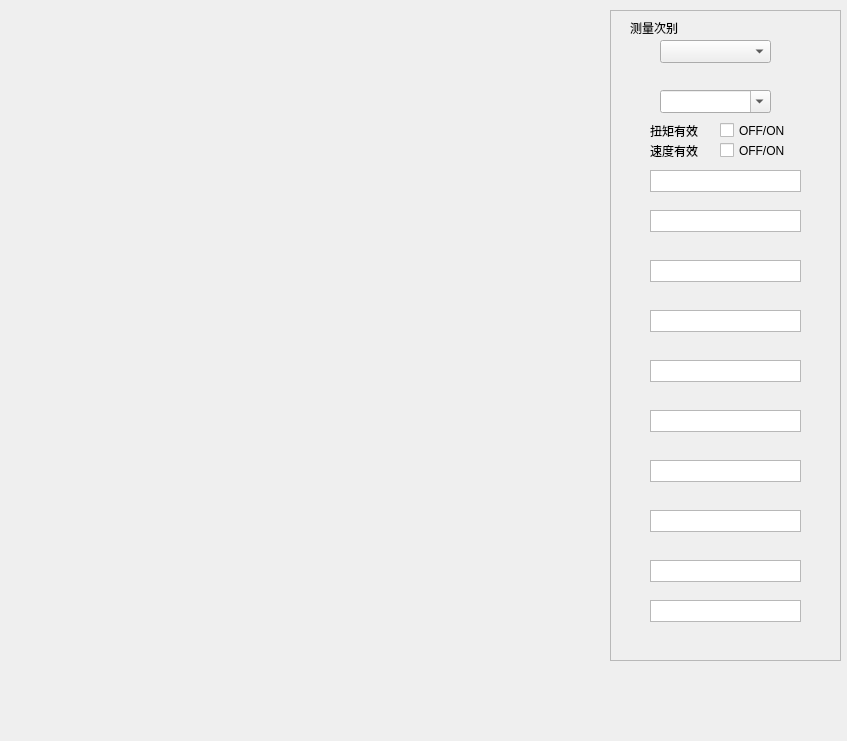
<?xml version="1.0" encoding="UTF-8"?>
<ui version="4.0">
 <class>AutoTest</class>
 <widget class="QDialog" name="AutoTest">
  <property name="geometry">
   <rect>
    <x>0</x>
    <y>0</y>
    <width>847</width>
    <height>741</height>
   </rect>
  </property>
  <property name="minimumSize">
   <size>
    <width>847</width>
    <height>741</height>
   </size>
  </property>
  <property name="maximumSize">
   <size>
    <width>847</width>
    <height>741</height>
   </size>
  </property>
  <property name="windowTitle">
   <string>Dialog</string>
  </property>
  <widget class="QFrame" name="frame">
   <property name="geometry">
    <rect>
     <x>610</x>
     <y>10</y>
     <width>231</width>
     <height>651</height>
    </rect>
   </property>
   <property name="autoFillBackground">
    <bool>true</bool>
   </property>
   <property name="frameShape">
    <enum>QFrame::StyledPanel</enum>
   </property>
   <property name="frameShadow">
    <enum>QFrame::Raised</enum>
   </property>
   <widget class="QComboBox" name="comboBox">
    <property name="geometry">
     <rect>
      <x>50</x>
      <y>30</y>
      <width>111</width>
      <height>23</height>
     </rect>
    </property>
   </widget>
   <widget class="QComboBox" name="comboBox_2">
    <property name="geometry">
     <rect>
      <x>50</x>
      <y>80</y>
      <width>111</width>
      <height>23</height>
     </rect>
    </property>
    <property name="editable">
     <bool>true</bool>
    </property>
   </widget>
   <widget class="QTextEdit" name="textEdit">
    <property name="geometry">
     <rect>
      <x>40</x>
      <y>160</y>
      <width>151</width>
      <height>22</height>
     </rect>
    </property>
    <property name="font">
     <font>
      <pointsize>4</pointsize>
     </font>
    </property>
   </widget>
   <widget class="QTextEdit" name="textEdit_2">
    <property name="geometry">
     <rect>
      <x>40</x>
      <y>200</y>
      <width>151</width>
      <height>22</height>
     </rect>
    </property>
    <property name="font">
     <font>
      <pointsize>4</pointsize>
     </font>
    </property>
   </widget>
   <widget class="QTextEdit" name="textEdit_3">
    <property name="geometry">
     <rect>
      <x>40</x>
      <y>250</y>
      <width>151</width>
      <height>22</height>
     </rect>
    </property>
    <property name="font">
     <font>
      <pointsize>4</pointsize>
     </font>
    </property>
   </widget>
   <widget class="QTextEdit" name="textEdit_4">
    <property name="geometry">
     <rect>
      <x>40</x>
      <y>300</y>
      <width>151</width>
      <height>22</height>
     </rect>
    </property>
    <property name="font">
     <font>
      <pointsize>4</pointsize>
     </font>
    </property>
   </widget>
   <widget class="QTextEdit" name="textEdit_5">
    <property name="geometry">
     <rect>
      <x>40</x>
      <y>350</y>
      <width>151</width>
      <height>22</height>
     </rect>
    </property>
    <property name="font">
     <font>
      <pointsize>4</pointsize>
     </font>
    </property>
   </widget>
   <widget class="QTextEdit" name="textEdit_6">
    <property name="geometry">
     <rect>
      <x>40</x>
      <y>400</y>
      <width>151</width>
      <height>22</height>
     </rect>
    </property>
    <property name="font">
     <font>
      <pointsize>4</pointsize>
     </font>
    </property>
   </widget>
   <widget class="QTextEdit" name="textEdit_7">
    <property name="geometry">
     <rect>
      <x>40</x>
      <y>450</y>
      <width>151</width>
      <height>22</height>
     </rect>
    </property>
    <property name="font">
     <font>
      <pointsize>4</pointsize>
     </font>
    </property>
   </widget>
   <widget class="QTextEdit" name="textEdit_8">
    <property name="geometry">
     <rect>
      <x>40</x>
      <y>500</y>
      <width>151</width>
      <height>22</height>
     </rect>
    </property>
    <property name="font">
     <font>
      <pointsize>4</pointsize>
     </font>
    </property>
   </widget>
   <widget class="QTextEdit" name="textEdit_9">
    <property name="geometry">
     <rect>
      <x>40</x>
      <y>550</y>
      <width>151</width>
      <height>22</height>
     </rect>
    </property>
    <property name="font">
     <font>
      <pointsize>4</pointsize>
     </font>
    </property>
   </widget>
   <widget class="QTextEdit" name="textEdit_10">
    <property name="geometry">
     <rect>
      <x>40</x>
      <y>590</y>
      <width>151</width>
      <height>22</height>
     </rect>
    </property>
    <property name="font">
     <font>
      <pointsize>4</pointsize>
     </font>
    </property>
   </widget>
   <widget class="QLabel" name="label">
    <property name="geometry">
     <rect>
      <x>20</x>
      <y>10</y>
      <width>72</width>
      <height>15</height>
     </rect>
    </property>
    <property name="text">
     <string>测量次别</string>
    </property>
   </widget>
   <widget class="QLabel" name="label_2">
    <property name="geometry">
     <rect>
      <x>40</x>
      <y>110</y>
      <width>72</width>
      <height>21</height>
     </rect>
    </property>
    <property name="text">
     <string>扭矩有效</string>
    </property>
   </widget>
   <widget class="QLabel" name="label_3">
    <property name="geometry">
     <rect>
      <x>40</x>
      <y>130</y>
      <width>72</width>
      <height>21</height>
     </rect>
    </property>
    <property name="text">
     <string>速度有效</string>
    </property>
   </widget>
   <widget class="QCheckBox" name="checkBox">
    <property name="geometry">
     <rect>
      <x>110</x>
      <y>110</y>
      <width>93</width>
      <height>21</height>
     </rect>
    </property>
    <property name="text">
     <string>OFF/ON</string>
    </property>
   </widget>
   <widget class="QCheckBox" name="checkBox_2">
    <property name="geometry">
     <rect>
      <x>110</x>
      <y>130</y>
      <width>93</width>
      <height>21</height>
     </rect>
    </property>
    <property name="text">
     <string>OFF/ON</string>
    </property>
   </widget>
  </widget>
  <widget class="QWidget" name="horizontalLayoutWidget">
   <property name="geometry">
    <rect>
     <x>10</x>
     <y>10</y>
     <width>591</width>
     <height>521</height>
    </rect>
   </property>
   <layout class="QHBoxLayout" name="horizontalLayout"/>
  </widget>
  <widget class="QWidget" name="widget" native="true">
   <property name="geometry">
    <rect>
     <x>20</x>
     <y>270</y>
     <width>581</width>
     <height>391</height>
    </rect>
   </property>
  </widget>
 </widget>
 <resources/>
 <connections/>
</ui>
